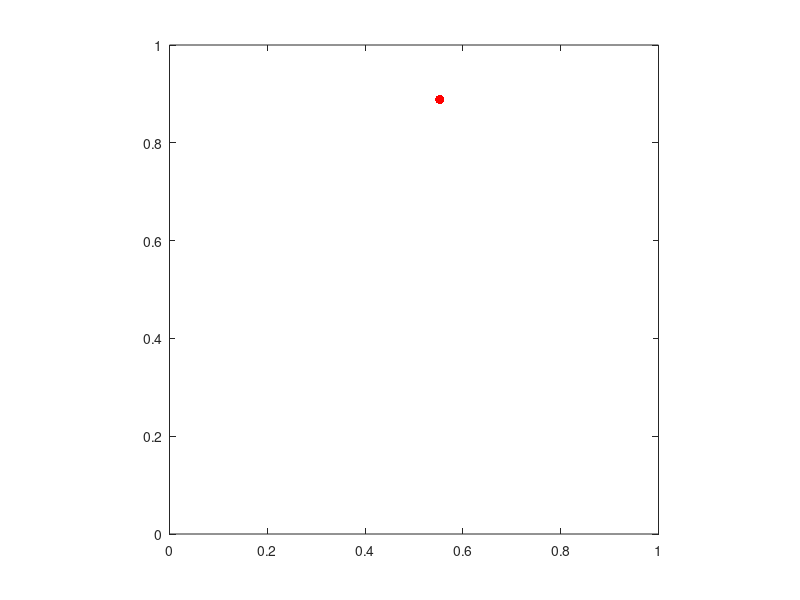

MATLAB code for this plot:
Newsome_mode = 0;
coherence = 80; % percent of coherent dots
direction = 2*pi*rand;
speed = 1; % display units/s
num_dots = 10;
dot_size = 20;

frame_rate = 20;
duration = 5; % seconds

red_dot = 1;

num_frames = frame_rate*duration;
dotx = zeros(num_dots,num_frames);
doty = zeros(num_dots,num_frames);

num_coherent_dots = round(num_dots*coherence/100);

dotx(:,1) = rand(num_dots,1);
doty(:,1) = rand(num_dots,1);

for iFrame=2:num_frames;
    if Newsome_mode
        dotx(1:num_coherent_dots,iFrame) = dotx(1:num_coherent_dots,iFrame-1)+speed*cos(direction)/frame_rate;    
        doty(1:num_coherent_dots,iFrame) = doty(1:num_coherent_dots,iFrame-1)+speed*sin(direction)/frame_rate;
        if ((num_coherent_dots+1) < num_dots)
            dotx(num_coherent_dots+1:end,iFrame) = rand(length(dotx(num_coherent_dots+1:end,iFrame)),1);
            doty(num_coherent_dots+1:end,iFrame) = rand(length(doty(num_coherent_dots+1:end,iFrame)),1);
        end
    else
        rand_dir = 2*pi*rand(num_dots,1);
        displacement_x = 0.01*coherence*cos(direction) + (1-0.01*coherence)*cos(rand_dir);
        displacement_y = 0.01*coherence*sin(direction) + (1-0.01*coherence)*sin(rand_dir);
        displacement_x = (speed/frame_rate)*displacement_x./(sqrt(displacement_x.^2+displacement_y.^2));
        displacement_y = (speed/frame_rate)*displacement_y./(sqrt(displacement_x.^2+displacement_y.^2));
        dotx(:,iFrame) = dotx(:,iFrame-1)+displacement_x;
        doty(:,iFrame) = doty(:,iFrame-1)+displacement_y;
        
%         dotx(:,iFrame) = dotx(:,iFrame-1)+speed*cos(direction)/frame_rate+...
%             (1-0.01*coherence)*speed*cos(rand_dir)/frame_rate;
%         doty(:,iFrame) = doty(:,iFrame-1)+speed*sin(direction)/frame_rate+...
%             (1-0.01*coherence)*speed*sin(rand_dir)/frame_rate;
    end
    for iDot = 1:num_dots
        if dotx(iDot,iFrame)<=0
            dotx(iDot,iFrame) = 1-dotx(iDot,iFrame);
            doty(iDot,iFrame) = rand;
        elseif dotx(iDot,iFrame)>=1
            dotx(iDot,iFrame) = dotx(iDot,iFrame)-1;
            doty(iDot,iFrame) = rand;
        end
        if doty(iDot,iFrame)<=0
            doty(iDot,iFrame) = 1-doty(iDot,iFrame);
            dotx(iDot,iFrame) = rand;
        elseif doty(iDot,iFrame)>=1
            doty(iDot,iFrame) = doty(iDot,iFrame)-1;
            dotx(iDot,iFrame) = rand;
        end
    end
%     dotx(dotx(:,iFrame)>1,iFrame) = rand(sum(dotx(:,iFrame)>1),1);
%     dotx(dotx(:,iFrame)<0,iFrame) = rand(sum(dotx(:,iFrame)<0),1);
%     doty(doty(:,iFrame)>1,iFrame) = rand(sum(doty(:,iFrame)>1),1);
%     doty(doty(:,iFrame)<0,iFrame) = rand(sum(doty(:,iFrame)<0),1);
end

figure(1);
total_time_start = clock;
for iFrame=1:num_frames
    tic
    hold off
    plot(dotx(:,iFrame),doty(:,iFrame),'.','Color',[1 1 1],'MarkerSize',dot_size)
    if red_dot
        hold on
        plot(dotx(1,iFrame),doty(1,iFrame),'.','Color','r','MarkerSize',dot_size)
    end
    xlim([0 1])
    ylim([0 1])
    axis square
    set(gca,'Color','k')
    drawnow
    elapsed_time = toc;
    pause(1/frame_rate-elapsed_time)
end
total_time = clock-total_time_start;
total_time = total_time(4)*24+total_time(5)*60+total_time(6);
disp(' ')
disp(['frame rate: ' num2str(num_frames/total_time) ' frames/s'])
disp(['direction param: ' num2str(180*direction/pi) ' deg'])
disp(['mean direction: ' num2str(mod(360+180*atan2(mean(displacement_y),mean(displacement_x))/pi,360)) ' deg'])
disp(['speed param: ' num2str(speed)])
disp(['mean speed: ' num2str(frame_rate*sqrt(mean(displacement_y).^2+mean(displacement_x).^2))])